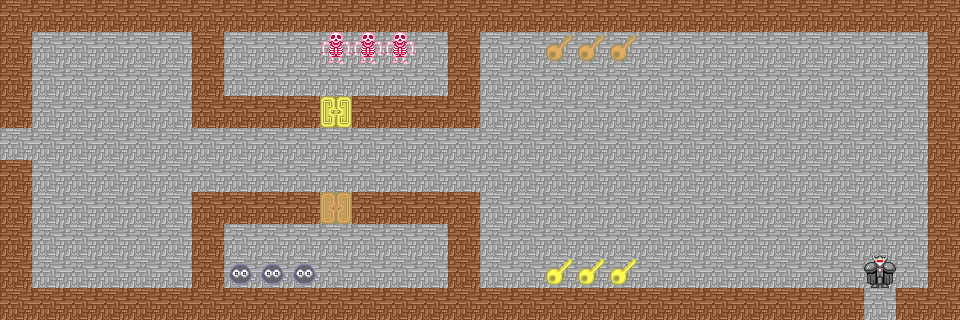

This game map was drawn from its Tiled (.tmx) file and the tilesets committed beside it. A one-line description and the trimmed map source follow:
An orthogonal 30x10 tile map with 32x32 px tiles, 9 tile layers (Background, Wall, YellowKey, OrangeKey, ...), 5 tilesets and 1 object (Hero).

<map version="1.0" orientation="orthogonal" renderorder="right-down" width="30" height="10" tilewidth="32" tileheight="32">
 <tileset firstgid="1" name="Wall&amp;Path" tilewidth="32" tileheight="32">
  <image source="魔塔吧优质标准化大素材库/Characters/Event01-Wall01.png" width="128" height="128" />
 </tileset>
 <tileset firstgid="17" name="Door&amp;Key" tilewidth="32" tileheight="32">
  <image source="魔塔吧优质标准化大素材库/Characters/Event01-Door07.png" width="128" height="128" />
 </tileset>
 <tileset firstgid="33" name="Skull" tilewidth="32" tileheight="32">
  <image source="魔塔吧优质标准化大素材库/Battlers/Monster02-02_1_1.png" width="32" height="32" />
 </tileset>
 <tileset firstgid="34" name="Slime" tilewidth="32" tileheight="32">
  <image source="魔塔吧优质标准化大素材库/Characters/Actor02-Monster02.png" width="128" height="128" />
 </tileset>
 <tileset firstgid="50" name="Boss" tilewidth="32" tileheight="32">
  <image source="魔塔吧优质标准化大素材库/Characters/Actor02-Monster08.png" width="128" height="128" />
 </tileset>
 <layer name="Background" width="30" height="10">
  <data>[300 cells, 300 non-empty, 1 distinct tile ids]</data>
 </layer>
 <layer name="Wall" width="30" height="10">
  <data>[300 cells, 98 non-empty, 1 distinct tile ids]</data>
 </layer>
 <layer name="YellowKey" width="30" height="10">
  <data>[300 cells, 3 non-empty, 1 distinct tile ids]</data>
 </layer>
 <layer name="OrangeKey" width="30" height="10">
  <data>[300 cells, 3 non-empty, 1 distinct tile ids]</data>
 </layer>
 <layer name="YellowLock" width="30" height="10">
  <data>[300 cells, 1 non-empty, 1 distinct tile ids]</data>
 </layer>
 <layer name="OrangeLock" width="30" height="10">
  <data>[300 cells, 1 non-empty, 1 distinct tile ids]</data>
 </layer>
 <layer name="Skull" width="30" height="10">
  <data>[300 cells, 3 non-empty, 1 distinct tile ids]</data>
 </layer>
 <layer name="Boss" width="30" height="10">
  <data>[300 cells, 0 non-empty, 0 distinct tile ids]</data>
 </layer>
 <layer name="Slime" width="30" height="10">
  <data>[300 cells, 4 non-empty, 2 distinct tile ids]</data>
 </layer>
 <objectgroup name="Object">
  <object name="Hero" gid="62" x="16" y="144" visible="0" />
 </objectgroup>
</map>
